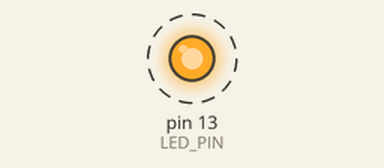
Recording of a sketch running on a simulated Arduino Uno, built with avr-gcc and run on an emulated ATmega328P. Parts: output pins drawn as LEDs (lit = HIGH). Dashed ring = blinking.

Above: at 0.2 s.
Timing chart, 0 to 3.0 s (numbered marks = the images above):
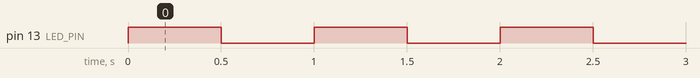

The sketch:

day1_1.ino
```cpp
// 激活LED
const int LED_PIN = 13;     //默认LED引脚13
void setup() {
  pinMode(LED_PIN,OUTPUT);
  //激活LED

}

void loop() {
  digitalWrite(LED_PIN,HIGH);//高电平
  delay(500);
  digitalWrite(LED_PIN,LOW);//低电平
  delay(500);//时间=500毫秒
  //闪烁

}
```

Measured:
- by itself, pin 13 (LED_PIN): alternates HIGH for 0.50 s and LOW for 0.50 s
